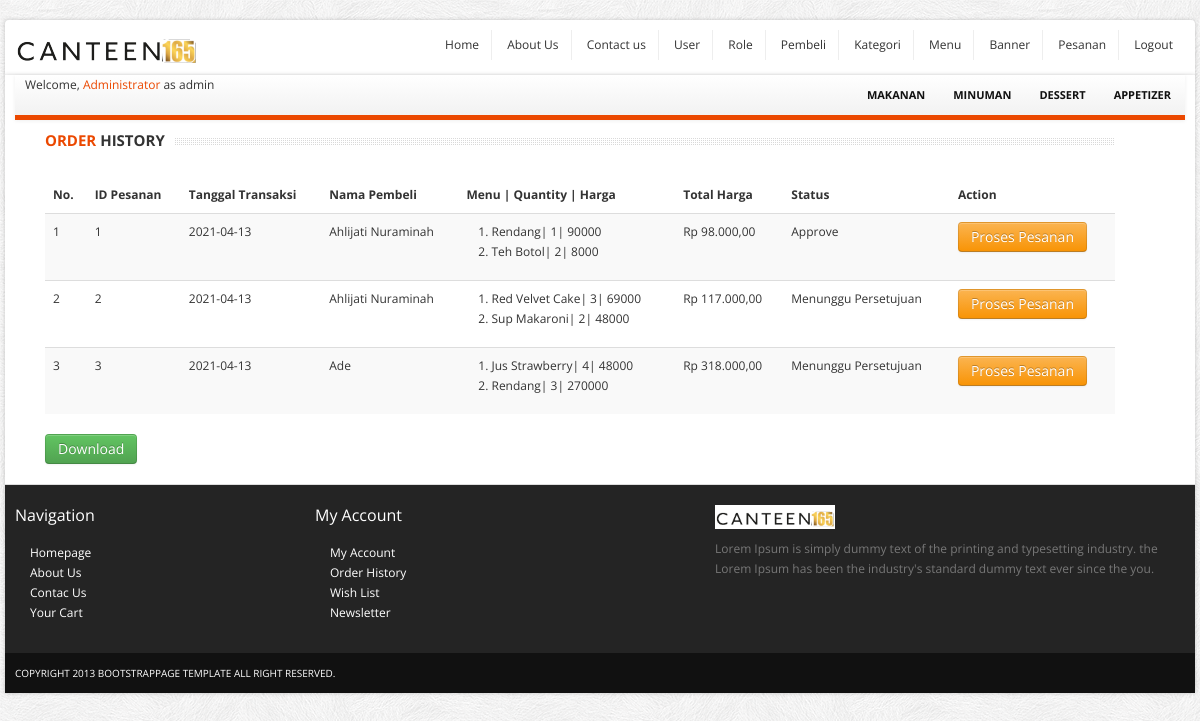
The page /index.php?p=pesananlist (signed in) on the database its author committed.
### tables this page shows
CREATE TABLE `tblcategory` (
  `id` int(11) NOT NULL,
  `nama` varchar(50) NOT NULL,
  `deskripsi` varchar(300) NOT NULL
);

CREATE TABLE `tblpesanan` (
  `id` int(11) NOT NULL,
  `idpembeli` int(11) NOT NULL,
  `totalharga` int(11) NOT NULL,
  `tanggaltransaksi` date NOT NULL,
  `status` varchar(20) NOT NULL
);

CREATE TABLE `tblaccount` (
  `id` int(11) NOT NULL,
  `nama` varchar(30) NOT NULL,
  `email` varchar(30) NOT NULL,
  `password` varchar(30) NOT NULL,
  `idrole` int(10) NOT NULL
);

CREATE TABLE `tbldetailpesanan` (
  `id` int(11) NOT NULL,
  `idpesanan` int(11) NOT NULL,
  `idmenu` int(11) NOT NULL,
  `quantity` int(11) NOT NULL
);

CREATE TABLE `tblmenu` (
  `id` int(11) NOT NULL,
  `nama` varchar(50) NOT NULL,
  `deskripsi` varchar(500) NOT NULL,
  `harga` int(11) NOT NULL,
  `idcategory` int(11) NOT NULL,
  `foto` varchar(100) NOT NULL
);

### inc.koneksi.php (called while the page is built, shortened)
<?php
class Connection{
   private $host = "localhost";
   private $struser = "root";
   private $strpassword = "";
   private $strdbname = "canteen165";
	function connect()
	{
	    $conn = mysqli_connect($this->host,$this->struser, $this->strpassword);
	 	 mysqli_select_db($conn, $this->strdbname);
		 $this->connection = $conn;
	}
}
?>

### class/class.Category.php (called while the page is built, shortened)
<?php
	class Category extends Connection
	{
		public function __get($atribute) {
			if (property_exists($this, $atribute)) {
				return $this->$atribute;
				}
		}
		public function SelectAllCategory(){
			$sql = "SELECT * FROM tblcategory";
			$result = mysqli_query($this->connection, $sql);
			$arrResult = Array();
			$cnt=0;
			if(mysqli_num_rows($result) > 0){
				while ($data = mysqli_fetch_array($result))
				{
					$objCategory = new Category();
					$objCategory->id=$data['id'];
					$objCategory->nama=$data['nama'];
					$objCategory->deskripsi=$data['deskripsi'];
					$arrResult[$cnt] = $objCategory;
					$cnt++;
				}
			}
			return $arrResult;
		}
 	}
?>

### class/class.Pesanan.php (called while the page is built, shortened)
<?php
	class Pesanan extends Connection
	{
		public function __get($atribute) {
			if (property_exists($this, $atribute)) {
				return $this->$atribute;
			}
		}
		public function SelectAllPesanan(){
			$sql = "SELECT a.*, c.nama as namapembeli FROM tblpesanan a JOIN  tblpembeli b ON a.idpembeli = b.id LEFT JOIN tblaccount c ON b.idaccount = c.id ORDER BY id ASC";
			$result = mysqli_query($this->connection, $sql);
			$arrResult = Array();
			$cnt=0;
			if(mysqli_num_rows($result) > 0){
				while ($data = mysqli_fetch_array($result))
				{
					$objPesanan = new Pesanan();
					$objPesanan->id=$data['id'];
					$objPesanan->idpembeli=$data['idpembeli'];
					$objPesanan->totalharga=$data['totalharga'];
					$objPesanan->namapembeli=$data['namapembeli'];
					$objPesanan->tanggaltransaksi=$data['tanggaltransaksi'];
					$objPesanan->status=$data['status'];
					$arrResult[$cnt] = $objPesanan;
					$cnt++;
				}
			}
			return $arrResult;
		}
 	}
?>

### class/class.DetailPesanan.php (called while the page is built, shortened)
<?php
	class DetailPesanan extends Connection
	{
		private $idpesanan =0;
		public function __get($atribute) {
			if (property_exists($this, $atribute)) {
				return $this->$atribute;
			}
		}
		public function SelectAllDetailPesanan(){
			$sql = "SELECT a.*, c.nama as namamenu,  c.harga FROM tbldetailpesanan a, tblmenu c where a.idmenu = c.id and a.idpesanan='$this->idpesanan'";
			$result = mysqli_query($this->connection, $sql);
			$arrResult = Array();
			$cnt=0;
			if(mysqli_num_rows($result) > 0){
				while ($data = mysqli_fetch_array($result))
				{
					$objDetailPesanan = new DetailPesanan();
					$objDetailPesanan->idmenu=$data['idmenu'];
					$objDetailPesanan->quantity=$data['quantity'];
					$objDetailPesanan->harga=$data['harga'];
					$objDetailPesanan->subtotal= $objDetailPesanan->harga * $objDetailPesanan->quantity;
					$objDetailPesanan->namamenu=$data['namamenu'];
					$arrResult[$cnt] = $objDetailPesanan;
					$cnt++;
				}
			}
			return $arrResult;
		}
	}
?>

### pages/pesananlist.php (the view)
<div class="container">
<div class="span11">
	<h4 class="title"><span class="text"><strong>Order</strong> History</span></h4>
	<table class="table table-striped">
		<thead>
		<tr>
			<th>No.</th>
			<th>ID Pesanan</th>
			<th>Tanggal Transaksi</th>
			<th>Nama Pembeli</th>
			<th>Menu | Quantity | Harga</th>
			<th>Total Harga</th>
			<th>Status</th>
			<th>Action</th>
		</tr>
		</thead>
	<?php
		require_once('./class/class.Pesanan.php');
		require_once('./class/class.DetailPesanan.php');
		$objPesanan = new Pesanan();
		$arrayResult = $objPesanan->SelectAllPesanan();
		if(count($arrayResult) == 0){
			echo '<tr><td colspan="4">Tidak ada data!</td></tr>';
		}else{
			$no = 1;
			foreach ($arrayResult as $dataPesanan) {
				$objDetailPesanan = new DetailPesanan();
				$objDetailPesanan->idpesanan = $dataPesanan->id;
				$arrayDetailPesanan = $objDetailPesanan->SelectAllDetailPesanan();
				echo '<tr>';
				echo '<td>'.$no.'</td>';
				echo '<td>'.$dataPesanan->id.'</td>';
				echo '<td>'.$dataPesanan->tanggaltransaksi.'</td>';
				echo '<td>'.$dataPesanan->namapembeli.'</td>';
				echo '<td>';
				echo '<ol>
				';
					foreach ($arrayDetailPesanan as $dataDetailPesanan) {
						echo '<li>'.$dataDetailPesanan->namamenu.'|&nbsp'.$dataDetailPesanan->quantity.'|&nbsp'.$dataDetailPesanan->subtotal.'</li>';
					}
				echo '</ol>';
				echo '</td>';
				echo '<td>Rp '.number_format($dataPesanan->totalharga,2,',','.').'</td>';
				echo '<td>'.$dataPesanan->status.'</td>';
				echo '<td><a class="btn btn-warning" href="index.php?p=pesanan&id='.$dataPesanan->id.'">Proses Pesanan</a>';
				echo '</tr>';
				$no++;
			}
		}
	?>
	</table>
		<a class="btn btn-success" href="pages/report_pesananlist.php">Download</a>
	</div>
</div>

### index.php (shortened to what this page needs)
<?php
	require "inc.koneksi.php";
?>
<!DOCTYPE html>
<html lang="en">
	<head>
		<link href="css/bootstrap.min.css" rel="stylesheet">
		<link href="css/bootstrap-responsive.min.css" rel="stylesheet">
		<link href="css/flexslider.css" rel="stylesheet"/>
		<link href="css/main.css" rel="stylesheet"/>
	</head>
    <body>
		<div id="top-bar" class="container">
			<div class="row">
				<div class="span4">
					<a href="index.php" class="logo pull-left"><img src="images/logo.png" class="site_logo" alt=""></a>
				</div>
				<div class="span8">
					<div id="menu_user" class="account pull-right">
						<ul class="user-menu">
						    <li><a href="index.php">Home</a></li>
							<li><a href="index.php?p=about">About Us</a></li>
							<li><a href="index.php?p=contact">Contact us</a></li>
							<?php
								if(isset($_SESSION["role"]))
							    {
									if($_SESSION["role"] == "admin")
									{
							?>
										<li><a href="index.php?p=accountlist">User</a></li>
										<li><a href="index.php?p=rolelist">Role</a></li>
										<li><a href="index.php?p=pembelilist">Pembeli</a></li>
										<li><a href="index.php?p=categorylist">Kategori</a></li>
										<li><a href="index.php?p=menulist">Menu</a></li>
										<li><a href="index.php?p=bannerlist">Banner</a></li>
										<li><a href="index.php?p=pesananlist">Pesanan</a></li>
							<?php
									}
									else
									{
							?>
										<li><a href="index.php?p=historypesanan">History Pesanan</a></li>
										<li><a href="index.php?p=cart">Keranjang</a></li>
							<?php
									}
							?>
									<li><a href="index.php?p=logout">Logout</a></li>
							<?php
							    }
							    else
								{
							?>
									<li><a href="index.php?p=register">Register</a></li>
									<li><a href="index.php?p=login">Login</a></li>
							<?php
								}
							?>
						</ul>
					</div>
				</div>
			</div>
		</div>
		<div id="wrapper" class="container">
		<div class="navbar-inner main-menu">
				<?php
				if(isset($_SESSION["nama"])){
					echo "Welcome,  <a href='index.php?p=editprofile'>" . $_SESSION["nama"]. "</a> as " . $_SESSION["role"];
				}
				?>
					<nav id="menu" class="pull-right">
					<ul>
					<?php
					require_once('./class/class.Category.php');
					$objCategory = new Category();
					$arrayResult = $objCategory->SelectAllCategory();
					foreach ($arrayResult as $dataCategory) {
						echo '<li><a href="index.php?p=products&id='.$dataCategory->id.'">'.$dataCategory->nama.'</a>';
						echo '</li>';
					}
					?>
						</ul>
					</nav>
				</div>
			<section id="content">
			<div id="konten">
				<?php
				$pages_dir = 'pages';
				if(!empty($_GET['p'])){
					$pages = scandir($pages_dir, 0);
					unset($pages[0], $pages[1]);
					$p = $_GET['p'];
					if(in_array($p.'.php', $pages)){
						include($pages_dir.'/'.$p.'.php');
					} else {
						echo 'Halaman tidak ditemukan! :(';
					}
				} else {
					include($pages_dir.'/home.php');
				}
				?>
			</div>
			</section>
			<section id="footer-bar">
				<div class="row">
					<div class="span3">
						<h4>Navigation</h4>
						<ul class="nav">
							<li><a href="index.php">Homepage</a></li>
							<li><a href="index.php?p=about">About Us</a></li>
							<li><a href="./contact.html">Contac Us</a></li>
							<li><a href="./cart.html">Your Cart</a></li>
						</ul>
					</div>
					<div class="span4">
						<h4>My Account</h4>
						<ul class="nav">
							<li><a href="index.php?p=editprofile">My Account</a></li>
							<li><a href="index.php?p=history">Order History</a></li>
							<li><a href="#">Wish List</a></li>
							<li><a href="#">Newsletter</a></li>
						</ul>
					</div>
					<div class="span5">
						<p class="logo"><img src="themes/images/logo.png" class="site_logo" alt=""></p>
						<p>Lorem Ipsum is simply dummy text of the printing and typesetting industry. the  Lorem Ipsum has been the industry's standard dummy text ever since the you.</p>
						<br/>
						<span class="social_icons">
							<a class="facebook" href="#">Facebook</a>
							<a class="twitter" href="#">Twitter</a>
							<a class="skype" href="#">Skype</a>
							<a class="vimeo" href="#">Vimeo</a>
						</span>
					</div>
				</div>
			</section>
			<section id="copyright">
				<span>Copyright 2013 bootstrappage template  All right reserved.</span>
			</section>
		</div>
    </body>
</html>

### css/main.css (style rules this page uses)
body { font-size: 12px; font-family: 'Open Sans', arial, tahoma, sans-serif; background:url(images/bg.png) repeat 0 0 fixed; }
ul li a,a { color:#333; outline:0; -webkit-transition: all 0.2s linear; -moz-transition: all 0.2s linear; -o-transition: all 0.2s linear; -ms-transition: all 0.2s linear; transition: all 0.2s linear; }
a { color:#eb4800; }
#wrapper,#top-bar { background: #fff; margin: 20px auto 20px auto; box-shadow: 0px 0px 4px 0px rgba(0, 0, 0, 0.2); -moz-box-shadow: 0px 0px 4px 0px rgba(0, 0, 0, 0.2); -webkit-box-shadow: 0px 0px 4px 0px rgba(0, 0, 0, 0.2); padding:0px 10px; }
section.homepage-slider, section.navbar, section.google_map, section#footer-bar, section#copyright { margin-left: -10px; margin-right: -10px; }
#top-bar { background-color:#fff; padding:10px; margin: 20px auto -22px auto; -webkit-border-radius: 4px; -moz-border-radius: 4px; border-radius: 4px; }
#top-bar .user-menu { margin: 0; padding: 0; list-style: none; }
#top-bar .user-menu li { display: inline-block; *display: inline; zoom: 1; border-right: 1px solid #eee; padding: 5px 12px; }
#top-bar .user-menu li:last-child { border-right:0; }
section#footer-bar, section#copyright { padding:10px 10px; }
section#footer-bar { margin-top:20px; padding-top:10px; background-color:#242424; border-top:1px solid #ddd; color:#777; }
section#footer-bar p.logo { margin-top:10px; width:120px; }
section#footer-bar a { text-indent:15px; color:#fff; }
section#footer-bar .nav a { background: url(images/trigger_right.png) no-repeat 5px 7px; }
section#footer-bar h4 { padding: 0; font-size: 16px; color: #fff; font-weight:normal; margin: 10px 0 18px; }
section#footer-bar .social_icons a { display: block; float: left; width: 29px; height: 28px; text-indent: -9999px; background-image: url(images/social-icons.png); background-repeat: no-repeat; margin-right: 10px; -webkit-transition: all 0.4s; -moz-transition: all 0.4s; -o-transition: all 0.4s; -ms-transition: all 0.4s; transition: all 0.4s; }
section#footer-bar .social_icons a.twitter { background-position: -38px 0; }
section#footer-bar .social_icons a.skype { background-position: -76px 0; }
section#footer-bar .social_icons a.vimeo { background-position: -115px 0; }
section#copyright { background-color:#111111; color:#fff; font-size:10px; text-transform:uppercase; }
.navbar-inner.main-menu { height: 40px; padding-left:10px; padding-right:0; border-right: 0; border-left: 0; border-top: 0; border-bottom:5px solid #eb4800; -webkit-border-radius: 0; -moz-border-radius: 0; border-radius: 0; filter: none; }
#menu > ul { display: block; margin-left:0; }
#menu > ul > li { list-style: none; float: left; position: relative; margin-right: 0px; }
#menu > ul > li > a { font-size: 11px; color: #111; display: block; text-transform: uppercase; font-weight: bold; text-align: center; padding: 10px 14px; }
h4.title { background: url(images/line_bar.png) 0 8px repeat-x; padding-bottom:5px; margin-bottom:15px; overflow:hidden; text-transform:uppercase; font-size:15px; min-height:27px; width:100%; }
h4.title strong { color:#eb4800; }
h4.title span.text { background-color:#fff; padding-right:10px; }

### rows shown on the page
tblcategory: nama "MAKANAN"
tblcategory: nama "MINUMAN"
tblcategory: nama "DESSERT"
tblcategory: nama "APPETIZER"
tblpesanan: id "1", tanggaltransaksi "2021-04-13", tblaccount.nama "Ahlijati Nuraminah", totalharga "98.000,00", status "Approve"
tbldetailpesanan: idmenu.nama "Rendang", quantity "1", idmenu.harga "90000"
tbldetailpesanan: idmenu.nama "Teh Botol", quantity "2", idmenu+quantity "8000"
tblpesanan: id "2", tanggaltransaksi "2021-04-13", tblaccount.nama "Ahlijati Nuraminah", totalharga "117.000,00", status "Menunggu Persetujuan"
tbldetailpesanan: idmenu.nama "Red Velvet Cake", quantity "3", idmenu+quantity "69000"
tbldetailpesanan: idmenu.nama "Sup Makaroni", quantity "2", idmenu+quantity "48000"
tblpesanan: id "3", tanggaltransaksi "2021-04-13", tblaccount.nama "Ade", totalharga "318.000,00", status "Menunggu Persetujuan"
tbldetailpesanan: idmenu.nama "Jus Strawberry", quantity "4", idmenu+quantity "48000"
tbldetailpesanan: idmenu.nama "Rendang", quantity "3", idmenu+quantity "270000"

### other values the page prints
$_SESSION["nama"] "Administrator"
$_SESSION["role"] "admin"
